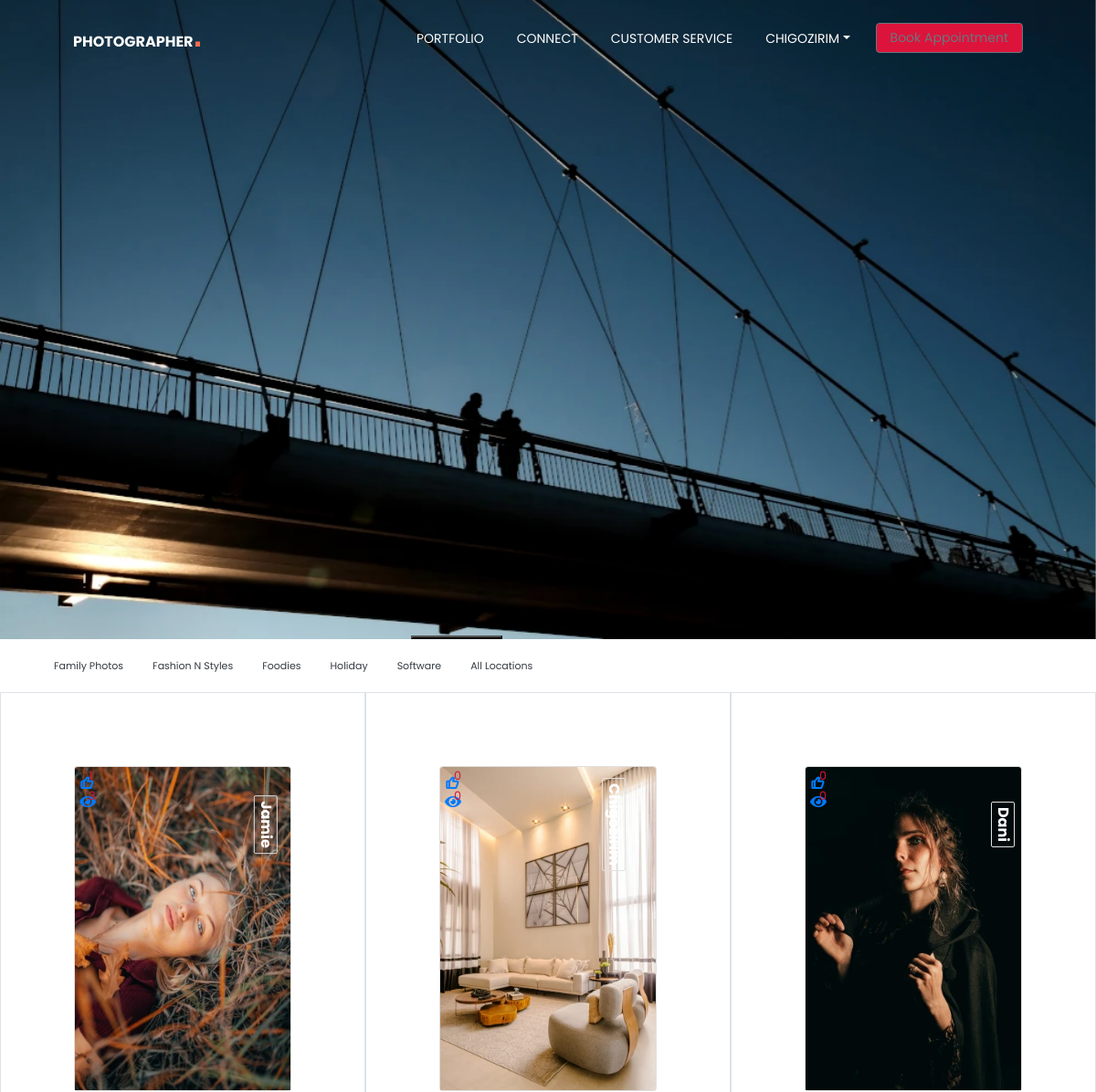
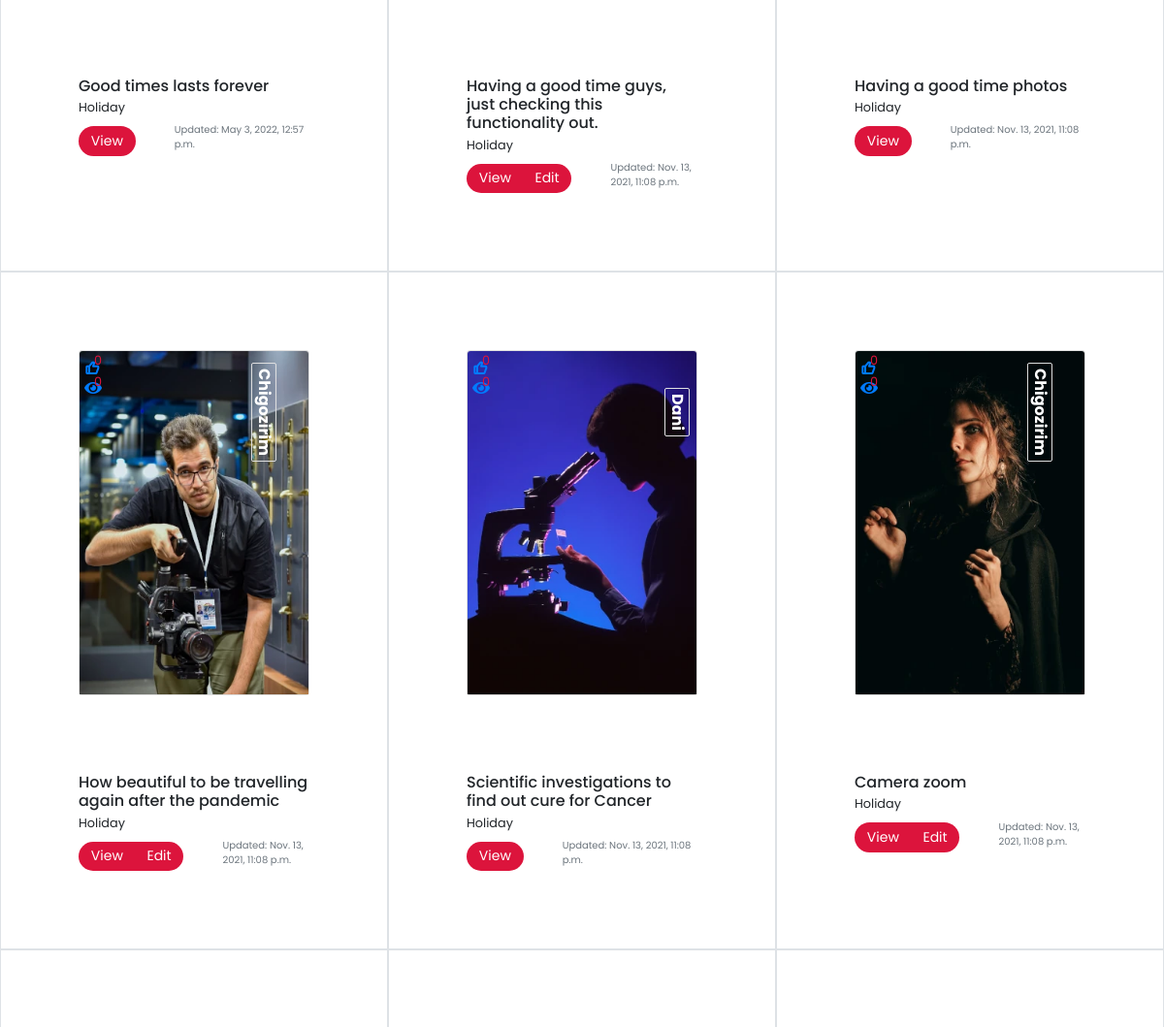
Before: /?category=Holiday (signed in, upper part) with the older database file (2 pictures, top to bottom).
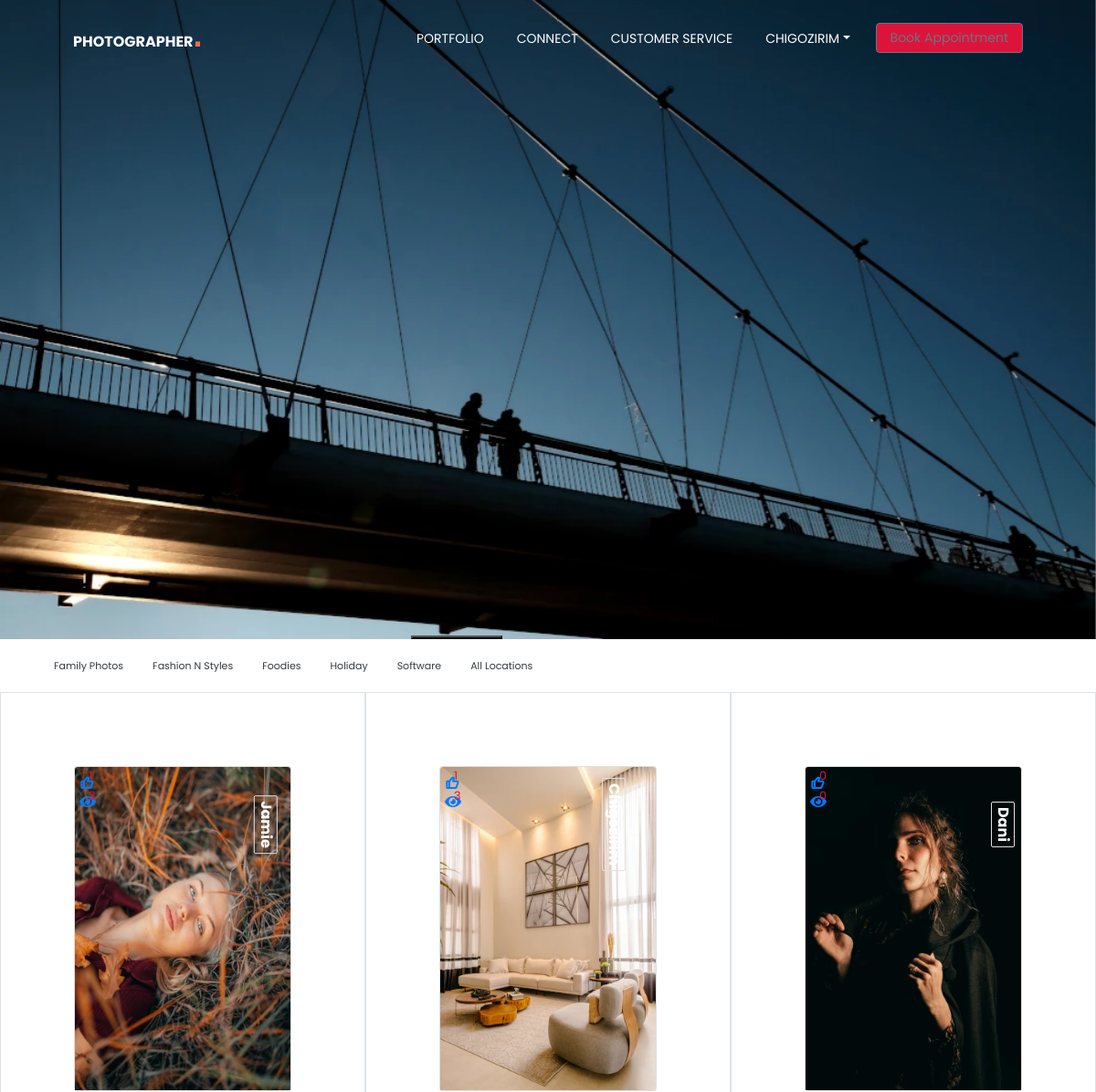
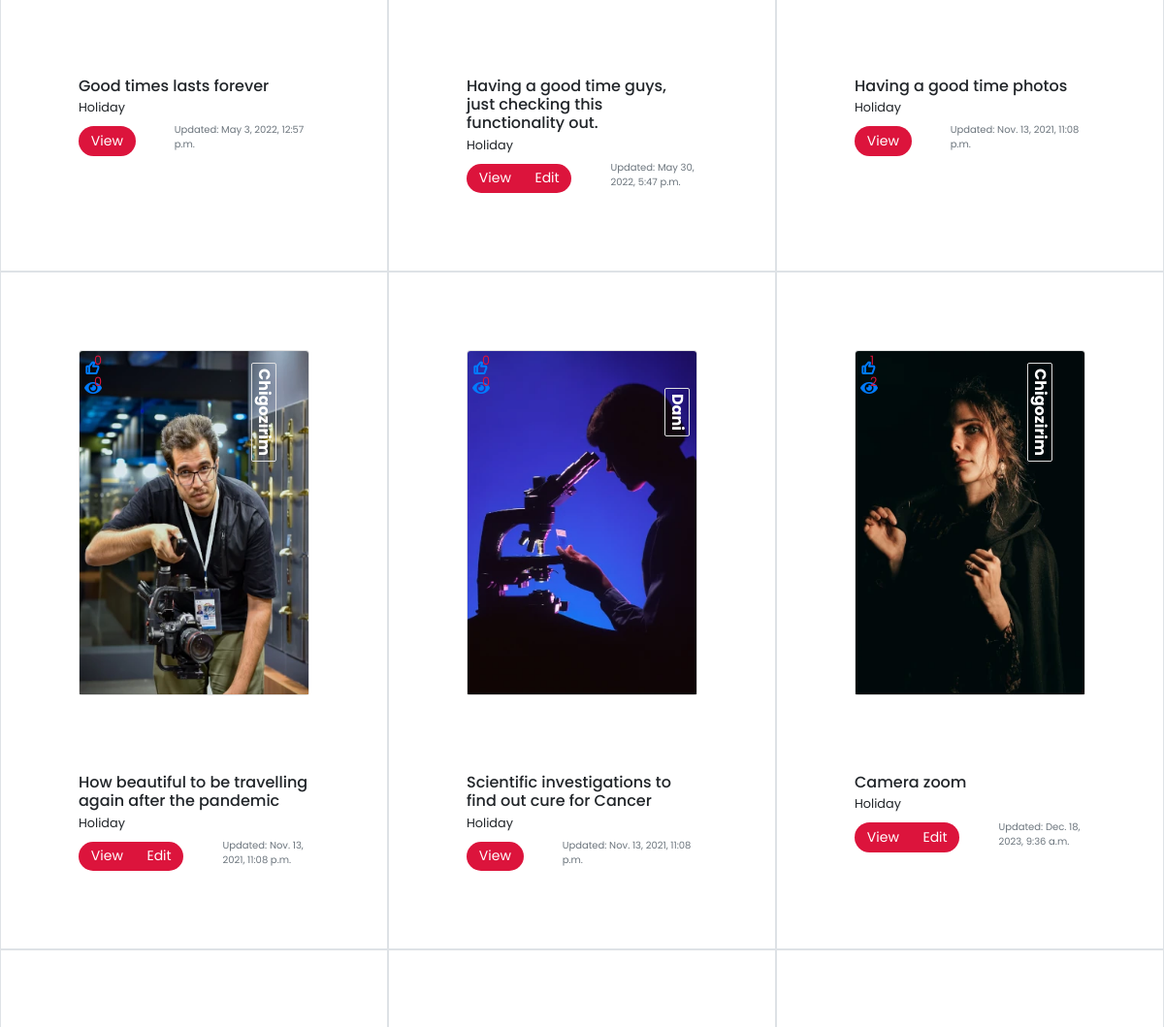
After: the same page with the newer database file (2 pictures, top to bottom).
### photos/models.py (models this page shows, shortened)
class Category(models.Model):
    name = models.CharField(max_length=100, null=False, blank=False)
    ordering = models.IntegerField(default=0)
    is_featured = models.BooleanField(default=False)
    class Meta:
        ordering = ('name',)
        verbose_name_plural = 'categories'

class Photo(models.Model):
    id = models.AutoField(primary_key=True)
    title = models.CharField(max_length=30,  null=True, blank=True, default='')
    category = models.ForeignKey(
        Category, on_delete=models.SET_NULL, null=True, blank=True)
    image = models.ImageField(null=True, blank=True, default='')
    description = models.TextField()
    date = models.DateTimeField(auto_now=True)
    visits = models.IntegerField(default=0)
    last_visit = models.DateTimeField(blank=True, null=True)
    created = models.DateTimeField(default=timezone.now)
    updated = models.DateTimeField(default=timezone.now)
    author = models.ForeignKey(
        User,
        default=None,
        on_delete=models.CASCADE,
    )
    likes = models.ManyToManyField(
        User, related_name='photo_likes')
    class Meta:
        ordering = ('-created',)
        verbose_name = 'photo'
        verbose_name_plural = 'photos'
    def total_likes(self):
        return self.likes.count()

### photos/views.py (the view)
# urls.py: path('', views.gallery, name='gallery'),
@login_required
def gallery(request):
    category = request.GET.get('category')
    if category == None:
        photos = Photo.objects.all()
    else:
        photos = Photo.objects.filter(category__name=category)
    categories = Category.objects.all()
    context = {'categories': categories, 'photos': photos}
    return render(request, 'photos/gallery.html', context)

### templates/photos/gallery.html (shortened to what this page needs)
{% extends 'base.html' %}
{% load static %}
{% block content %}
<div class="container-fluid no-gutters mtop">
  <div class="row">
    <div id="carouselExampleIndicators" class="carousel slide" data-bs-ride="carousel">
      <div class="carousel-indicators">
        <button type="button" data-bs-target="#carouselExampleIndicators" data-bs-slide-to="0" class="active"
          aria-current="true" aria-label="Slide 1"></button>
      </div>
      <div class="carousel-inner">
        <div class="carousel-item active">
          <img src="{% static './images/thanos.webp' %}" alt="" style="width:100vw; max-height: 100vh; object-fit:cover;">
        </div>
      </div>
    </div>
  </div>
  <div class="row justify-content-center">
    <div class="col-6 col-md-6 col-sm-4 no-gutters col6-add">
      <div class="my-3  justify-content-center text-dark navbar-collapse">
        <ul class="nav">
          {% for category in categories %}
          <li class="nav-item">
            <a class="nav-link text-dark" href="{% url 'gallery' %}?category={{category.name}}">{{category.name}}</a>
          </li>
          {% endfor %}
          <li class="nav-item">
            <a class="nav-link text-dark" href="{% url 'gallery' %}">All Locations</a>
          </li>
        </ul>
      </div>
    </div>
  </div>
  <div class="row no-gutters">
    {% for photo in photos %}
    <div class="col-md-4 col-sm-6 col-xs-6 no-gutters border p-gallery">
      <div class="card shadow-0 m-5 card-m-add">
        <a href="{% url 'photo' photo.id %}">
        <div class="bg-image hover-overlay ripple" data-mdb-ripple-color="light">
          <img src="{{photo.image.url}}" class="img-fluid card-img-top imag-thumbnail" />
          <small class="imag-author">{{photo.author}}</small>
          <i class='imag-likes bx bx-like' ></i>
          <small class="imag-count">{{ photo.total_likes }}</small>
          <i class="visit-counter fa fa-eye" aria-hidden="true"></i>
          <small class="visit-count">{{ photo.visits }}</small>
        </div>
      </a>
      </div>
      <div class="card-body p-5 card-m-add">
        <h5 class="card-title">{{photo.title}}</h5>
        <small class="card-text">{{photo.category.name}}</small>
        <div class="d-flex justify-content-between align-items-center">
          {% if user.is_authenticated%}
          <div class="btn-group  mt-2">
            <a href="{% url 'photo' photo.id %}" type="button" class="btn1 btn btn-sm btn-outline-secondary">View</a>
            {% if user.id == photo.author.id or user.is_superuser %}
            <a href="{% url 'photo_edit' photo.id %}" type="button" class="btn1 btn btn-sm btn-outline-secondary">Edit</a>
            {% endif %}
          </div>
          {% endif %}
          <small class="text-muted photo-date">Updated: {{photo.date}}</small>
        </div>
      </div>
    </div>
    {% endfor %}
  </div>
</div>
{% endblock content %}

### templates/base.html (shortened to what this page needs)
{% load static %}
<!doctype html>
<html lang="en">
<head>
  <link rel="stylesheet" href="https://cdnjs.cloudflare.com/ajax/libs/font-awesome/6.0.0-beta2/css/all.min.css">
  <link rel="stylesheet" href="https://unpkg.com/boxicons@latest/css/boxicons.min.css">
  <link rel="stylesheet" href="https://cdn.jsdelivr.net/npm/bootstrap@4.6.0/dist/css/bootstrap.min.css"
>
  <link rel="stylesheet" href="https://cdnjs.cloudflare.com/ajax/libs/font-awesome/6.0.0-beta2/css/all.min.css">
  <link href="https://cdnjs.cloudflare.com/ajax/libs/font-awesome/5.13.0/css/all.min.css" rel="stylesheet">
  <link rel="stylesheet" type="text/css" href="{% static 'css/custom.css' %}">
  <link rel="stylesheet" type="text/css" href="{% static 'css/home.css' %}">
</head>
<body>
  <header class="header">
    <nav class="navbar navbar-expand-lg fixed-top pb-3">
      <div class="container-fluid mx-5 nave-menu">
        <a href="{% url 'gallery' %}" class="navbar-brand font-weight-bold" id="logo">PhotoGrapher<span>.</span> </a>
        <div id="navbarSupportedContent" class="collapse navbar-collapse">
          <ul class="navbar-nav ml-auto">
            <li class="nav-item"><a href="{% url 'gallery' %}" class="nav-link text-uppercase">Portfolio</a></li>
            <li class="nav-item"><a href="{% url 'about' %}" class="nav-link text-uppercase">Connect</a></li>
            <li class="nav-item"><a href="{% url 'accounts:customer_service' %}" class="nav-link text-uppercase">Customer Service</a></li>
          </ul>
          {% if user.is_authenticated %}
          <ul class="nav navbar-nav ms-auto">
            <li class="nav-item dropdown">
              <a href="{% url 'accounts:myprofile' %}" class="nav-link dropdown-toggle text-uppercase"
                data-bs-toggle="dropdown">{{user.username}}</a>
            </li>
          </ul>
          {% endif %}
          <a href="{% url 'contact' %}" class="btn btn-outline-secondary btn-rounded nav_button">Book Appointment</a>
        </div>
      </div>
    </nav>
  </header>
  <div class="container-fluid">
    <div class="row">
      {% block content %}
      {% endblock content %}
    </div>
  </div>
</body>
</html>

### static/css/custom.css (style rules this page uses)
* { font-family: 'Poppins', sans-serif; padding: 0; margin: 0; list-style: none; text-decoration: none; box-sizing: border-box; scroll-behavior: smooth; }
body, html { width: 100%; height: 100%; margin: 0; padding: 0;; }
:root { --primary-color: #0062a8; --secondary-color: #F26C4F; --dark-color: #22303e; --light-color: #ffffff; --gray-color: #f5f5f5; }
.btn { background: crimson; }
.btn1 { background: crimson; border-radius: 30px; color: #fff; padding: 10px 30px; border: none; }
.imag-likes { position: absolute; top: 10px; left: 0; max-width: 120px; padding: 0 5px; text-align: center; font-weight: 700; color: #007bff; border-radius: 50%; }
.visit-count { position: absolute; top: 22px; left: 15px; text-align: center; color: #007bff; border-radius: 50%; color: crimson; border-radius: 50%; background: var(--light-color) width:20px; height:20px; }
.visit-counter { position: absolute; top: 30px; left: 5px; text-align: center; color: #007bff; border-radius: 50%; }
.imag-count { position: absolute; top: 0; left: 15px; text-align: center; color: crimson; border-radius: 50%; border-radius: 50%; background: var(--light-color) width:20px; height:20px; }
#logo { color: var(--light-color); text-transform: uppercase; font-size: 24px; font-weight: 500; letter-spacing: 2px; }
#logo span { color: var(--secondary-color); font-size: 36px; font-weight: 900; font-family: 'Agency FB', sans-serif; }
.navbar { background-color: var(--light-color); color: var(--dark-color); }
.row { display: flex; flex-direction: row; flex-wrap: wrap; }
.container-fluid { margin-left: 0; }
.row { margin: 0; }
.card-body { padding: .5rem; }
.imag-thumbnail { object-fit: cover; }
.photo-date { font-size: 10px; }
.imag-author { position: absolute; top: 50px; right: -5px; border: 1px solid #e3e3e3; max-width: 120px; padding: 0 5px; text-align: center; font-weight: 700; font-size: 16px; color: #ffffff; border-radius: 2px; transform: rotate(90deg); }
.mtop { margin-top: -100px; }
.row { position: relative; width: 100%; display: flex; justify-content: space-between; }
.container, .container-fluid, .container-lg, .container-md, .container-sm, .container-xl { width: 100%; padding-right: 0; padding-left: 0; margin-right: auto; margin-left: auto; }
.card { background-color: #fff; }
.navbar { transition: all 0.4s; z-index: 1000; }
.navbar .nav-link { color: #fff; }
.nav li, .navbar .navbar-nav li { position: relative; }
body { min-height: 100vh; }
.carousel button { opacity: 0; height: 10%; top: 50%; width: 100px; }
.nav_button { padding: 5px 15px; }
.navbar-expand-lg .navbar-nav .nav-link { margin-right: 20px; }
@media screen and ( min-width: 200px) { .navbar { background-color: #fff0; color: var(--light-color); padding-left: 1rem; padding-right: 1rem; padding-top: 1rem; } }
@media screen and ( min-width: 200px) { #logo { font-size: 16px; letter-spacing: 0; } }
@media screen and ( min-width: 200px) { .nave-menu { margin-left: 0; margin-right: 0; margin-top: -20px; } }
@media screen and ( min-width: 200px) { .navbar .mx-5 { margin-left: 0 !important; margin-right: 0 !important; } }
@media screen and ( min-width: 200px) { .navbar-brand { padding-top: 0; } }
@media screen and ( min-width: 200px) { .col6-add { flex: 0 0 100% !important; max-width: 100% !important; width: 100% !important; line-height: 10px !important; font-size: 11px !important; } }
@media screen and ( min-width: 200px) { .card-m-add { margin: 2rem !important; } }
@media screen and ( min-width: 200px) { .p-gallery .p-5 { padding: 0 !important; } }
@media screen and ( min-width: 200px) { .card-title { font-size: 1rem; margin-bottom: 0; } }
@media screen and ( min-width: 200px) { .navbar-nav .nav-link { font-size: 14px; line-height: 12px; } }
@media screen and ( min-width: 200px) { .photo-date { margin-left: 40px; } }
@media screen and ( min-width: 200px) { .btn-group-sm > .btn, .btn-sm { padding: .3rem .8rem; } }
@media screen and ( min-width: 200px) { .nav_button { font-size: 14px; } }
@media screen and (min-width:300px) { .card-m-add { margin: 3rem !important; } }
@media screen and (min-width:1024px) { .card-m-add { margin: 5rem !important; } }
@media screen and (min-width:1024px) { .col6-add { margin-left: 3.5rem; } }
@media screen and (min-width:1024px) { .navbar { padding-left: 5rem; padding-right: 5rem; padding-top: 2rem; } }

Changed rows visible on the page:
changed Photo "Having a good time guys, just checking this functionality out.": total_likes "0" → "1"; visits "0" → "3"; date "Nov. 13, 2021, 11:08 p.m." → "May 30, 2022, 5:47 p.m."
changed Photo "Camera zoom": total_likes "0" → "1"; visits "0" → "2"; date "Nov. 13, 2021, 11:08 p.m." → "Dec. 18, 2023, 9:36 a.m."
